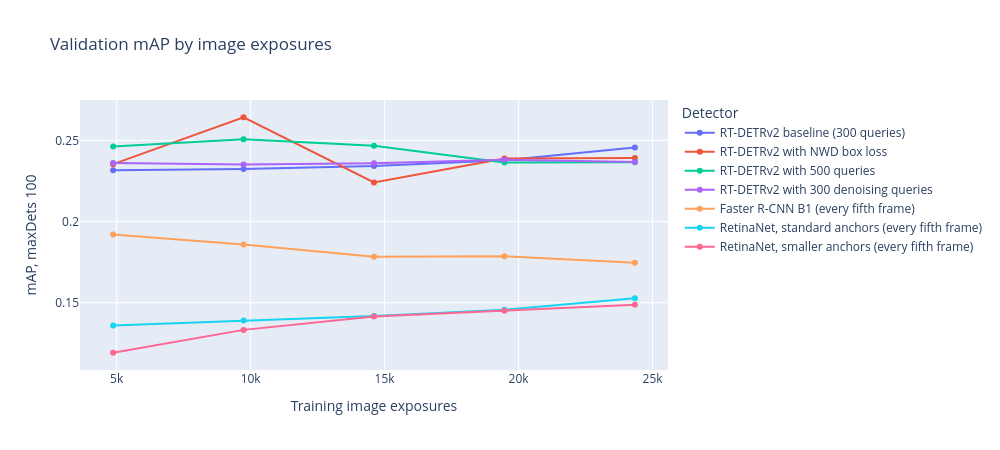
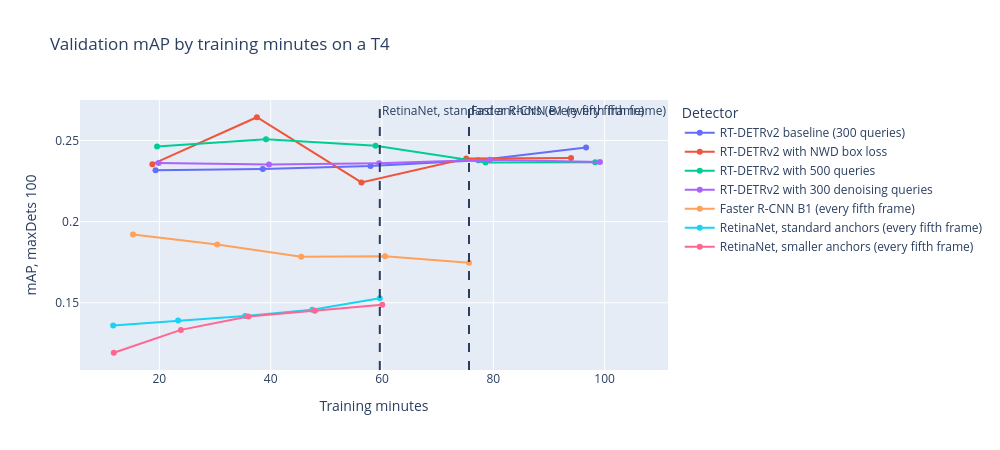

Source (notebook cell) for these figures, in order:
### Markdown cell above
## 4. Validation mAP over training against the CNN detectors

Each point is one full validation after an epoch. The first chart counts image exposures,
the budget definition; the second counts training minutes. Dashed lines mark the total
training minutes of Faster R-CNN B1 and of the standard-anchor RetinaNet run.

### Code cell
curve_rows = [
    {"Detector": record["label"], **row} for record in detectors for row in record["curve"]
]
if not detectors:
    curve_rows = [
        {
            "Detector": experiment_label(item["experiment_id"]),
            "epoch": row["epoch"],
            "image_exposures": row["epoch"] * item["train_frames"],
            "train_minutes": None,
            "map": row["map_100"],
        }
        for item in experiments
        for row in item["epochs"]
    ]
not_run = [record["label"] for record in detectors if record["status"] == "Not run"]
if not_run:
    display(Markdown("**Not run:** " + ", ".join(not_run)))
if curve_rows:
    curves = pl.from_dicts(curve_rows, infer_schema_length=None)
    px.line(
        curves,
        x="image_exposures",
        y="map",
        color="Detector",
        markers=True,
        title="Validation mAP by image exposures",
        labels={"image_exposures": "Training image exposures", "map": "mAP, maxDets 100"},
    ).show(renderer="plotly_mimetype", config={"responsive": False})
    timed = curves.filter(pl.col("train_minutes").is_not_null())
    if timed.height:
        figure = px.line(
            timed,
            x="train_minutes",
            y="map",
            color="Detector",
            markers=True,
            title="Validation mAP by training minutes on a T4",
            labels={"train_minutes": "Training minutes", "map": "mAP, maxDets 100"},
        )
        for record in detectors:
            if (
                record["key"] in {"faster_rcnn_b1", "retinanet_standard_stride5"}
                and record["train_minutes"]
            ):
                figure.add_vline(
                    x=record["train_minutes"],
                    line_dash="dash",
                    annotation_text=record["label"],
                )
        figure.show(renderer="plotly_mimetype", config={"responsive": False})
else:
    display(Markdown("**Not run.** No validation curves are available."))

### Figure 1 — Plotly figure (JSON) as saved in the notebook; plotly's stock layout.template omitted (floating-point values rounded to 4 significant figures)
{"data": [{"hovertemplate": "Detector=RT-DETRv2 baseline (300 queries)<br>Training image exposures=%{x}<br>mAP, maxDets 100=%{y}<extra></extra>", "legendgroup": "RT-DETRv2 baseline (300 queries)", "line": {"color": "#636efa", "dash": "solid"}, "marker": {"symbol": "circle"}, "mode": "lines+markers", "name": "RT-DETRv2 baseline (300 queries)", "orientation": "v", "showlegend": true, "type": "scatter", "x": [4868, 9736, 14604, 19472, 24340], "xaxis": "x", "y": [0.2316, 0.2324, 0.2342, 0.2379, 0.2456], "yaxis": "y"}, {"hovertemplate": "Detector=RT-DETRv2 with NWD box loss<br>Training image exposures=%{x}<br>mAP, maxDets 100=%{y}<extra></extra>", "legendgroup": "RT-DETRv2 with NWD box loss", "line": {"color": "#EF553B", "dash": "solid"}, "marker": {"symbol": "circle"}, "mode": "lines+markers", "name": "RT-DETRv2 with NWD box loss", "orientation": "v", "showlegend": true, "type": "scatter", "x": [4868, 9736, 14604, 19472, 24340], "xaxis": "x", "y": [0.2354, 0.2643, 0.2241, 0.2389, 0.2392], "yaxis": "y"}, {"hovertemplate": "Detector=RT-DETRv2 with 500 queries<br>Training image exposures=%{x}<br>mAP, maxDets 100=%{y}<extra></extra>", "legendgroup": "RT-DETRv2 with 500 queries", "line": {"color": "#00cc96", "dash": "solid"}, "marker": {"symbol": "circle"}, "mode": "lines+markers", "name": "RT-DETRv2 with 500 queries", "orientation": "v", "showlegend": true, "type": "scatter", "x": [4868, 9736, 14604, 19472, 24340], "xaxis": "x", "y": [0.2463, 0.2507, 0.2468, 0.2365, 0.2365], "yaxis": "y"}, {"hovertemplate": "Detector=RT-DETRv2 with 300 denoising queries<br>Training image exposures=%{x}<br>mAP, maxDets 100=%{y}<extra></extra>", "legendgroup": "RT-DETRv2 with 300 denoising queries", "line": {"color": "#ab63fa", "dash": "solid"}, "marker": {"symbol": "circle"}, "mode": "lines+markers", "name": "RT-DETRv2 with 300 denoising queries", "orientation": "v", "showlegend": true, "type": "scatter", "x": [4868, 9736, 14604, 19472, 24340], "xaxis": "x", "y": [0.2362, 0.2352, 0.2359, 0.2381, 0.2367], "yaxis": "y"}, {"hovertemplate": "Detector=Faster R-CNN B1 (every fifth frame)<br>Training image exposures=%{x}<br>mAP, maxDets 100=%{y}<extra></extra>", "legendgroup": "Faster R-CNN B1 (every fifth frame)", "line": {"color": "#FFA15A", "dash": "solid"}, "marker": {"symbol": "circle"}, "mode": "lines+markers", "name": "Faster R-CNN B1 (every fifth frame)", "orientation": "v", "showlegend": true, "type": "scatter", "x": [4868, 9736, 14604, 19472, 24340], "xaxis": "x", "y": [0.192, 0.1859, 0.1784, 0.1786, 0.1747], "yaxis": "y"}, {"hovertemplate": "Detector=RetinaNet, standard anchors (every fifth frame)<br>Training image exposures=%{x}<br>mAP, maxDets 100=%{y}<extra></extra>", "legendgroup": "RetinaNet, standard anchors (every fifth frame)", "line": {"color": "#19d3f3", "dash": "solid"}, "marker": {"symbol": "circle"}, "mode": "lines+markers", "name": "RetinaNet, standard anchors (every fifth frame)", "orientation": "v", "showlegend": true, "type": "scatter", "x": [4868, 9736, 14604, 19472, 24340], "xaxis": "x", "y": [0.136, 0.1391, 0.1418, 0.1457, 0.1528], "yaxis": "y"}, {"hovertemplate": "Detector=RetinaNet, smaller anchors (every fifth frame)<br>Training image exposures=%{x}<br>mAP, maxDets 100=%{y}<extra></extra>", "legendgroup": "RetinaNet, smaller anchors (every fifth frame)", "line": {"color": "#FF6692", "dash": "solid"}, "marker": {"symbol": "circle"}, "mode": "lines+markers", "name": "RetinaNet, smaller anchors (every fifth frame)", "orientation": "v", "showlegend": true, "type": "scatter", "x": [4868, 9736, 14604, 19472, 24340], "xaxis": "x", "y": [0.1192, 0.1333, 0.1415, 0.1451, 0.1488], "yaxis": "y"}], "layout": {"height": 450, "legend": {"title": {"text": "Detector"}, "tracegroupgap": 0}, "title": {"text": "Validation mAP by image exposures"}, "width": 1000, "xaxis": {"anchor": "y", "domain": [0.0, 1.0], "title": {"text": "Training image exposures"}}, "yaxis": {"anchor": "x", "domain": [0.0, 1.0], "title": {"text": "mAP, maxDets 100"}}}}

### Figure 2 — Plotly figure (JSON) as saved in the notebook; plotly's stock layout.template omitted (floating-point values rounded to 4 significant figures)
{"data": [{"hovertemplate": "Detector=RT-DETRv2 baseline (300 queries)<br>Training minutes=%{x}<br>mAP, maxDets 100=%{y}<extra></extra>", "legendgroup": "RT-DETRv2 baseline (300 queries)", "line": {"color": "#636efa", "dash": "solid"}, "marker": {"symbol": "circle"}, "mode": "lines+markers", "name": "RT-DETRv2 baseline (300 queries)", "orientation": "v", "showlegend": true, "type": "scatter", "x": [19.32, 38.58, 57.93, 77.31, 96.67], "xaxis": "x", "y": [0.2316, 0.2324, 0.2342, 0.2379, 0.2456], "yaxis": "y"}, {"hovertemplate": "Detector=RT-DETRv2 with NWD box loss<br>Training minutes=%{x}<br>mAP, maxDets 100=%{y}<extra></extra>", "legendgroup": "RT-DETRv2 with NWD box loss", "line": {"color": "#EF553B", "dash": "solid"}, "marker": {"symbol": "circle"}, "mode": "lines+markers", "name": "RT-DETRv2 with NWD box loss", "orientation": "v", "showlegend": true, "type": "scatter", "x": [18.74, 37.51, 56.3, 75.13, 93.97], "xaxis": "x", "y": [0.2354, 0.2643, 0.2241, 0.2389, 0.2392], "yaxis": "y"}, {"hovertemplate": "Detector=RT-DETRv2 with 500 queries<br>Training minutes=%{x}<br>mAP, maxDets 100=%{y}<extra></extra>", "legendgroup": "RT-DETRv2 with 500 queries", "line": {"color": "#00cc96", "dash": "solid"}, "marker": {"symbol": "circle"}, "mode": "lines+markers", "name": "RT-DETRv2 with 500 queries", "orientation": "v", "showlegend": true, "type": "scatter", "x": [19.59, 39.16, 58.84, 78.6, 98.3], "xaxis": "x", "y": [0.2463, 0.2507, 0.2468, 0.2365, 0.2365], "yaxis": "y"}, {"hovertemplate": "Detector=RT-DETRv2 with 300 denoising queries<br>Training minutes=%{x}<br>mAP, maxDets 100=%{y}<extra></extra>", "legendgroup": "RT-DETRv2 with 300 denoising queries", "line": {"color": "#ab63fa", "dash": "solid"}, "marker": {"symbol": "circle"}, "mode": "lines+markers", "name": "RT-DETRv2 with 300 denoising queries", "orientation": "v", "showlegend": true, "type": "scatter", "x": [19.88, 39.69, 59.49, 79.38, 99.16], "xaxis": "x", "y": [0.2362, 0.2352, 0.2359, 0.2381, 0.2367], "yaxis": "y"}, {"hovertemplate": "Detector=Faster R-CNN B1 (every fifth frame)<br>Training minutes=%{x}<br>mAP, maxDets 100=%{y}<extra></extra>", "legendgroup": "Faster R-CNN B1 (every fifth frame)", "line": {"color": "#FFA15A", "dash": "solid"}, "marker": {"symbol": "circle"}, "mode": "lines+markers", "name": "Faster R-CNN B1 (every fifth frame)", "orientation": "v", "showlegend": true, "type": "scatter", "x": [15.26, 30.39, 45.48, 60.55, 75.63], "xaxis": "x", "y": [0.192, 0.1859, 0.1784, 0.1786, 0.1747], "yaxis": "y"}, {"hovertemplate": "Detector=RetinaNet, standard anchors (every fifth frame)<br>Training minutes=%{x}<br>mAP, maxDets 100=%{y}<extra></extra>", "legendgroup": "RetinaNet, standard anchors (every fifth frame)", "line": {"color": "#19d3f3", "dash": "solid"}, "marker": {"symbol": "circle"}, "mode": "lines+markers", "name": "RetinaNet, standard anchors (every fifth frame)", "orientation": "v", "showlegend": true, "type": "scatter", "x": [11.7, 23.37, 35.4, 47.46, 59.61], "xaxis": "x", "y": [0.136, 0.1391, 0.1418, 0.1457, 0.1528], "yaxis": "y"}, {"hovertemplate": "Detector=RetinaNet, smaller anchors (every fifth frame)<br>Training minutes=%{x}<br>mAP, maxDets 100=%{y}<extra></extra>", "legendgroup": "RetinaNet, smaller anchors (every fifth frame)", "line": {"color": "#FF6692", "dash": "solid"}, "marker": {"symbol": "circle"}, "mode": "lines+markers", "name": "RetinaNet, smaller anchors (every fifth frame)", "orientation": "v", "showlegend": true, "type": "scatter", "x": [11.81, 23.87, 35.98, 47.94, 60.04], "xaxis": "x", "y": [0.1192, 0.1333, 0.1415, 0.1451, 0.1488], "yaxis": "y"}], "layout": {"annotations": [{"showarrow": false, "text": "Faster R-CNN B1 (every fifth frame)", "x": 75.63, "xanchor": "left", "xref": "x", "y": 1, "yanchor": "top", "yref": "y domain"}, {"showarrow": false, "text": "RetinaNet, standard anchors (every fifth frame)", "x": 59.61, "xanchor": "left", "xref": "x", "y": 1, "yanchor": "top", "yref": "y domain"}], "height": 450, "legend": {"title": {"text": "Detector"}, "tracegroupgap": 0}, "shapes": [{"line": {"dash": "dash"}, "type": "line", "x0": 75.63, "x1": 75.63, "xref": "x", "y0": 0, "y1": 1, "yref": "y domain"}, {"line": {"dash": "dash"}, "type": "line", "x0": 59.61, "x1": 59.61, "xref": "x", "y0": 0, "y1": 1, "yref": "y domain"}], "title": {"text": "Validation mAP by training minutes on a T4"}, "width": 1000, "xaxis": {"anchor": "y", "domain": [0.0, 1.0], "title": {"text": "Training minutes"}}, "yaxis": {"anchor": "x", "domain": [0.0, 1.0], "title": {"text": "mAP, maxDets 100"}}}}
